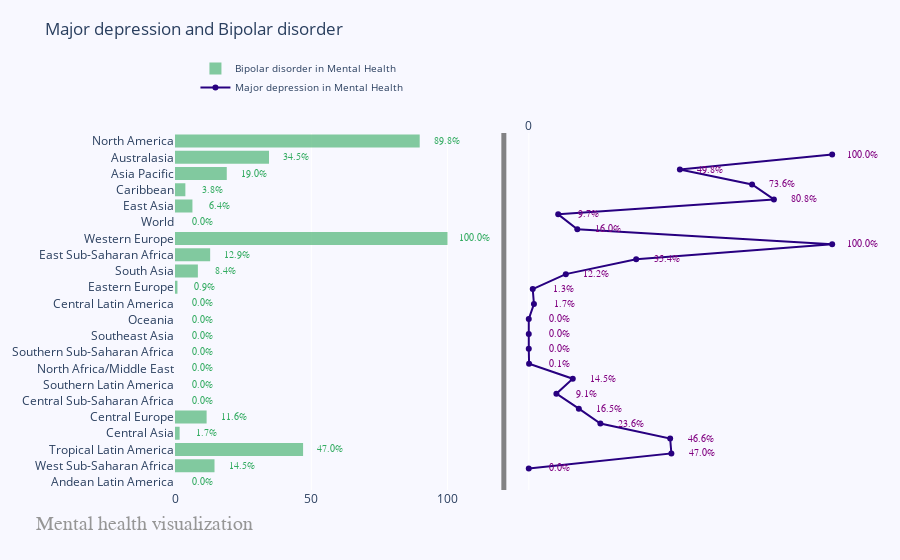

Notebook code cell kept with this figure:
### Code cell
fig = make_subplots(rows=1, cols=2, specs=[[{}, {}]], shared_xaxes=True,
                    shared_yaxes=False, vertical_spacing=0.001)

x1 = ["Andean Latin America", "West Sub-Saharan Africa", "Tropical Latin America", "Central Asia", "Central Europe",
    "Central Sub-Saharan Africa", "Southern Latin America", "North Africa/Middle East", "Southern Sub-Saharan Africa",
    "Southeast Asia", "Oceania", "Central Latin America", "Eastern Europe", "South Asia", "East Sub-Saharan Africa",
    "Western Europe", "World", "East Asia", "Caribbean", "Asia Pacific", "Australasia", "North America"]

fig.append_trace(go.Bar(
    x=df2["Bipolar disorder"],
    y=x1,
    marker=dict(
        color='rgba(50, 171, 96, 0.6)',
        line=dict(
            color='rgba(20, 10, 56, 1.0)',
            width=0),
    ),
    name='Bipolar disorder in Mental Health',
    orientation='h',
), 1, 1)

fig.append_trace(go.Scatter(
    x=df2["Major depression"], y=x1,
    mode='lines+markers',
    line_color='rgb(40, 0, 128)',
    name='Major depression in Mental Health',
), 1, 2)

fig.update_layout(
    title='Major depression and Bipolar disorder',
    yaxis=dict(
        showgrid=False,
        showline=False,
        showticklabels=True,
        domain=[0, 0.85],
    ),
    yaxis2=dict(
        showgrid=False,
        showline=True,
        showticklabels=False,
        linecolor='rgba(102, 102, 102, 0.8)',
        linewidth=5,
        domain=[0, 0.85],
    ),
    xaxis=dict(
        zeroline=False,
        showline=False,
        showticklabels=True,
        showgrid=True,
        domain=[0, 0.45],
    ),
    xaxis2=dict(
        zeroline=False,
        showline=False,
        showticklabels=True,
        showgrid=True,
        domain=[0.47, 1],
        side='top',
        dtick=10000,
    ),
    legend=dict(x=0.029, y=1.038, font_size=10),
    margin=dict(l=100, r=20, t=70, b=70),
    paper_bgcolor='rgb(248, 248, 255)',
    plot_bgcolor='rgb(248, 248, 255)',
)

annotations = []


# Adding labels
for ydn, yd, xd in zip(df2["Major depression"], df2["Bipolar disorder"], x1):
    # labeling the scatter savings
    annotations.append(dict(xref='x2', yref='y2',
                            y=xd, x=ydn+10,
                            text='{:,}'.format(ydn) + '%',
                            font=dict(family='Arial', size=10,
                                      color='rgb(128, 0, 128)'),
                            showarrow=False))
    # labeling the bar net worth
    annotations.append(dict(xref='x1', yref='y1',
                            y=xd, x=yd+10 ,
                            text=str(yd) + '%',
                            font=dict(family='Arial', size=10,
                                      color='rgb(50, 171, 96)'),
                            showarrow=False))
# Source
annotations.append(dict(xref='paper', yref='paper',
                        x=-0.2, y=-0.109,
                        text="Mental health visualization",
                        font=dict(family='Arial', size=20, color='rgb(150,150,150)'),
                        showarrow=False))

fig.update_layout(annotations=annotations)

fig.show()

### Figure 1 — Plotly figure (JSON) as saved in the notebook; plotly's stock layout.template omitted (floating-point values rounded to 4 significant figures)
{"data": [{"marker": {"color": "rgba(50, 171, 96, 0.6)", "line": {"color": "rgba(20, 10, 56, 1.0)", "width": 0}}, "name": "Bipolar disorder in Mental Health", "orientation": "h", "type": "bar", "x": [0, 14.5, 47, 1.7, 11.6, 0, 0, 0, 0, 0, 0, 0, 0.9, 8.4, 12.9, 100, 0, 6.4, 3.8, 19, 34.5, 89.8], "xaxis": "x", "y": ["Andean Latin America", "West Sub-Saharan Africa", "Tropical Latin America", "Central Asia", "Central Europe", "Central Sub-Saharan Africa", "Southern Latin America", "North Africa/Middle East", "Southern Sub-Saharan Africa", "Southeast Asia", "Oceania", "Central Latin America", "Eastern Europe", "South Asia", "East Sub-Saharan Africa", "Western Europe", "World", "East Asia", "Caribbean", "Asia Pacific", "Australasia", "North America"], "yaxis": "y"}, {"line": {"color": "rgb(40, 0, 128)"}, "mode": "lines+markers", "name": "Major depression in Mental Health", "type": "scatter", "x": [0, 47, 46.6, 23.6, 16.5, 9.1, 14.5, 0.1, 0, 0, 0, 1.7, 1.3, 12.2, 35.4, 100, 16, 9.7, 80.8, 73.6, 49.8, 100], "xaxis": "x2", "y": ["Andean Latin America", "West Sub-Saharan Africa", "Tropical Latin America", "Central Asia", "Central Europe", "Central Sub-Saharan Africa", "Southern Latin America", "North Africa/Middle East", "Southern Sub-Saharan Africa", "Southeast Asia", "Oceania", "Central Latin America", "Eastern Europe", "South Asia", "East Sub-Saharan Africa", "Western Europe", "World", "East Asia", "Caribbean", "Asia Pacific", "Australasia", "North America"], "yaxis": "y2"}], "layout": {"annotations": [{"font": {"color": "rgb(128, 0, 128)", "family": "Arial", "size": 10}, "showarrow": false, "text": "0.0%", "x": 10, "xref": "x2", "y": "Andean Latin America", "yref": "y2"}, {"font": {"color": "rgb(50, 171, 96)", "family": "Arial", "size": 10}, "showarrow": false, "text": "0.0%", "x": 10, "xref": "x", "y": "Andean Latin America", "yref": "y"}, {"font": {"color": "rgb(128, 0, 128)", "family": "Arial", "size": 10}, "showarrow": false, "text": "47.0%", "x": 57, "xref": "x2", "y": "West Sub-Saharan Africa", "yref": "y2"}, {"font": {"color": "rgb(50, 171, 96)", "family": "Arial", "size": 10}, "showarrow": false, "text": "14.5%", "x": 24.5, "xref": "x", "y": "West Sub-Saharan Africa", "yref": "y"}, {"font": {"color": "rgb(128, 0, 128)", "family": "Arial", "size": 10}, "showarrow": false, "text": "46.6%", "x": 56.6, "xref": "x2", "y": "Tropical Latin America", "yref": "y2"}, {"font": {"color": "rgb(50, 171, 96)", "family": "Arial", "size": 10}, "showarrow": false, "text": "47.0%", "x": 57, "xref": "x", "y": "Tropical Latin America", "yref": "y"}, {"font": {"color": "rgb(128, 0, 128)", "family": "Arial", "size": 10}, "showarrow": false, "text": "23.6%", "x": 33.6, "xref": "x2", "y": "Central Asia", "yref": "y2"}, {"font": {"color": "rgb(50, 171, 96)", "family": "Arial", "size": 10}, "showarrow": false, "text": "1.7%", "x": 11.7, "xref": "x", "y": "Central Asia", "yref": "y"}, {"font": {"color": "rgb(128, 0, 128)", "family": "Arial", "size": 10}, "showarrow": false, "text": "16.5%", "x": 26.5, "xref": "x2", "y": "Central Europe", "yref": "y2"}, {"font": {"color": "rgb(50, 171, 96)", "family": "Arial", "size": 10}, "showarrow": false, "text": "11.6%", "x": 21.6, "xref": "x", "y": "Central Europe", "yref": "y"}, {"font": {"color": "rgb(128, 0, 128)", "family": "Arial", "size": 10}, "showarrow": false, "text": "9.1%", "x": 19.1, "xref": "x2", "y": "Central Sub-Saharan Africa", "yref": "y2"}, {"font": {"color": "rgb(50, 171, 96)", "family": "Arial", "size": 10}, "showarrow": false, "text": "0.0%", "x": 10, "xref": "x", "y": "Central Sub-Saharan Africa", "yref": "y"}, {"font": {"color": "rgb(128, 0, 128)", "family": "Arial", "size": 10}, "showarrow": false, "text": "14.5%", "x": 24.5, "xref": "x2", "y": "Southern Latin America", "yref": "y2"}, {"font": {"color": "rgb(50, 171, 96)", "family": "Arial", "size": 10}, "showarrow": false, "text": "0.0%", "x": 10, "xref": "x", "y": "Southern Latin America", "yref": "y"}, {"font": {"color": "rgb(128, 0, 128)", "family": "Arial", "size": 10}, "showarrow": false, "text": "0.1%", "x": 10.1, "xref": "x2", "y": "North Africa/Middle East", "yref": "y2"}, {"font": {"color": "rgb(50, 171, 96)", "family": "Arial", "size": 10}, "showarrow": false, "text": "0.0%", "x": 10, "xref": "x", "y": "North Africa/Middle East", "yref": "y"}, {"font": {"color": "rgb(128, 0, 128)", "family": "Arial", "size": 10}, "showarrow": false, "text": "0.0%", "x": 10, "xref": "x2", "y": "Southern Sub-Saharan Africa", "yref": "y2"}, {"font": {"color": "rgb(50, 171, 96)", "family": "Arial", "size": 10}, "showarrow": false, "text": "0.0%", "x": 10, "xref": "x", "y": "Southern Sub-Saharan Africa", "yref": "y"}, {"font": {"color": "rgb(128, 0, 128)", "family": "Arial", "size": 10}, "showarrow": false, "text": "0.0%", "x": 10, "xref": "x2", "y": "Southeast Asia", "yref": "y2"}, {"font": {"color": "rgb(50, 171, 96)", "family": "Arial", "size": 10}, "showarrow": false, "text": "0.0%", "x": 10, "xref": "x", "y": "Southeast Asia", "yref": "y"}, {"font": {"color": "rgb(128, 0, 128)", "family": "Arial", "size": 10}, "showarrow": false, "text": "0.0%", "x": 10, "xref": "x2", "y": "Oceania", "yref": "y2"}, {"font": {"color": "rgb(50, 171, 96)", "family": "Arial", "size": 10}, "showarrow": false, "text": "0.0%", "x": 10, "xref": "x", "y": "Oceania", "yref": "y"}, {"font": {"color": "rgb(128, 0, 128)", "family": "Arial", "size": 10}, "showarrow": false, "text": "1.7%", "x": 11.7, "xref": "x2", "y": "Central Latin America", "yref": "y2"}, {"font": {"color": "rgb(50, 171, 96)", "family": "Arial", "size": 10}, "showarrow": false, "text": "0.0%", "x": 10, "xref": "x", "y": "Central Latin America", "yref": "y"}, {"font": {"color": "rgb(128, 0, 128)", "family": "Arial", "size": 10}, "showarrow": false, "text": "1.3%", "x": 11.3, "xref": "x2", "y": "Eastern Europe", "yref": "y2"}, {"font": {"color": "rgb(50, 171, 96)", "family": "Arial", "size": 10}, "showarrow": false, "text": "0.9%", "x": 10.9, "xref": "x", "y": "Eastern Europe", "yref": "y"}, {"font": {"color": "rgb(128, 0, 128)", "family": "Arial", "size": 10}, "showarrow": false, "text": "12.2%", "x": 22.2, "xref": "x2", "y": "South Asia", "yref": "y2"}, {"font": {"color": "rgb(50, 171, 96)", "family": "Arial", "size": 10}, "showarrow": false, "text": "8.4%", "x": 18.4, "xref": "x", "y": "South Asia", "yref": "y"}, {"font": {"color": "rgb(128, 0, 128)", "family": "Arial", "size": 10}, "showarrow": false, "text": "35.4%", "x": 45.4, "xref": "x2", "y": "East Sub-Saharan Africa", "yref": "y2"}, {"font": {"color": "rgb(50, 171, 96)", "family": "Arial", "size": 10}, "showarrow": false, "text": "12.9%", "x": 22.9, "xref": "x", "y": "East Sub-Saharan Africa", "yref": "y"}, {"font": {"color": "rgb(128, 0, 128)", "family": "Arial", "size": 10}, "showarrow": false, "text": "100.0%", "x": 110, "xref": "x2", "y": "Western Europe", "yref": "y2"}, {"font": {"color": "rgb(50, 171, 96)", "family": "Arial", "size": 10}, "showarrow": false, "text": "100.0%", "x": 110, "xref": "x", "y": "Western Europe", "yref": "y"}, {"font": {"color": "rgb(128, 0, 128)", "family": "Arial", "size": 10}, "showarrow": false, "text": "16.0%", "x": 26, "xref": "x2", "y": "World", "yref": "y2"}, {"font": {"color": "rgb(50, 171, 96)", "family": "Arial", "size": 10}, "showarrow": false, "text": "0.0%", "x": 10, "xref": "x", "y": "World", "yref": "y"}, {"font": {"color": "rgb(128, 0, 128)", "family": "Arial", "size": 10}, "showarrow": false, "text": "9.7%", "x": 19.7, "xref": "x2", "y": "East Asia", "yref": "y2"}, {"font": {"color": "rgb(50, 171, 96)", "family": "Arial", "size": 10}, "showarrow": false, "text": "6.4%", "x": 16.4, "xref": "x", "y": "East Asia", "yref": "y"}, {"font": {"color": "rgb(128, 0, 128)", "family": "Arial", "size": 10}, "showarrow": false, "text": "80.8%", "x": 90.8, "xref": "x2", "y": "Caribbean", "yref": "y2"}, {"font": {"color": "rgb(50, 171, 96)", "family": "Arial", "size": 10}, "showarrow": false, "text": "3.8%", "x": 13.8, "xref": "x", "y": "Caribbean", "yref": "y"}, {"font": {"color": "rgb(128, 0, 128)", "family": "Arial", "size": 10}, "showarrow": false, "text": "73.6%", "x": 83.6, "xref": "x2", "y": "Asia Pacific", "yref": "y2"}, {"font": {"color": "rgb(50, 171, 96)", "family": "Arial", "size": 10}, "showarrow": false, "text": "19.0%", "x": 29, "xref": "x", "y": "Asia Pacific", "yref": "y"}, {"font": {"color": "rgb(128, 0, 128)", "family": "Arial", "size": 10}, "showarrow": false, "text": "49.8%", "x": 59.8, "xref": "x2", "y": "Australasia", "yref": "y2"}, {"font": {"color": "rgb(50, 171, 96)", "family": "Arial", "size": 10}, "showarrow": false, "text": "34.5%", "x": 44.5, "xref": "x", "y": "Australasia", "yref": "y"}, {"font": {"color": "rgb(128, 0, 128)", "family": "Arial", "size": 10}, "showarrow": false, "text": "100.0%", "x": 110, "xref": "x2", "y": "North America", "yref": "y2"}, {"font": {"color": "rgb(50, 171, 96)", "family": "Arial", "size": 10}, "showarrow": false, "text": "89.8%", "x": 99.8, "xref": "x", "y": "North America", "yref": "y"}, {"font": {"color": "rgb(150,150,150)", "family": "Arial", "size": 20}, "showarrow": false, "text": "Mental health visualization", "x": -0.2, "xref": "paper", "y": -0.109, "yref": "paper"}], "autosize": true, "legend": {"font": {"size": 10}, "x": 0.029, "y": 1.038}, "margin": {"b": 70, "l": 100, "r": 20, "t": 70}, "paper_bgcolor": "rgb(248, 248, 255)", "plot_bgcolor": "rgb(248, 248, 255)", "title": {"text": "Major depression and Bipolar disorder"}, "xaxis": {"anchor": "y", "autorange": true, "domain": [0, 0.45], "range": [0, 119.1], "showgrid": true, "showline": false, "showticklabels": true, "type": "linear", "zeroline": false}, "xaxis2": {"anchor": "y2", "autorange": true, "domain": [0.47, 1], "dtick": 10000, "range": [-7.926, 118.2], "showgrid": true, "showline": false, "showticklabels": true, "side": "top", "type": "linear", "zeroline": false}, "yaxis": {"anchor": "x", "autorange": true, "domain": [0, 0.85], "range": [-0.9157, 21.92], "showgrid": false, "showline": false, "showticklabels": true, "type": "category"}, "yaxis2": {"anchor": "x2", "autorange": true, "domain": [0, 0.85], "linecolor": "rgba(102, 102, 102, 0.8)", "linewidth": 5, "range": [-1.711, 22.71], "showgrid": false, "showline": true, "showticklabels": false, "type": "category"}}}
